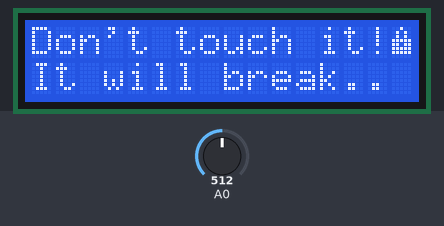
Simulated run of this sketch. Board: Arduino Uno, built with avr-gcc and run on an emulated ATmega328P. Parts: 16×2 character LCD. The inputs (shaded band) are chosen by the test bench; at power-on: A0 = 512.

Above: at 1.2 s.
1.3 s: A0 set to 494
At 2.0 s:
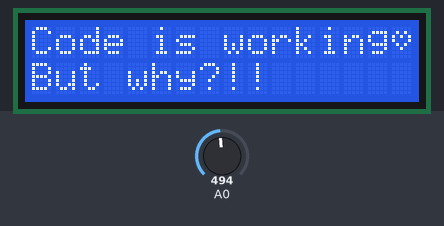
2.9 s: A0 set to 266
4.4 s: A0 set to 242
At 4.8 s:
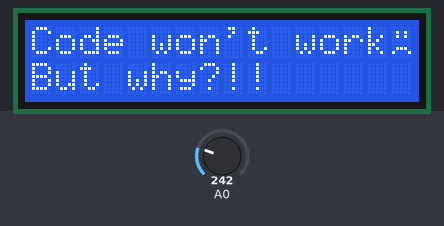
6.0 s: A0 set to 306
At 6.4 s:
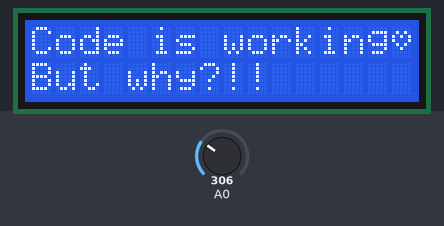
7.5 s: A0 set to 122
At 8.9 s:
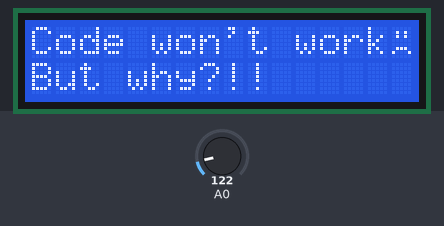
Timing chart, 0 to 10.2 s (numbered marks = the images above; inputs shaded):
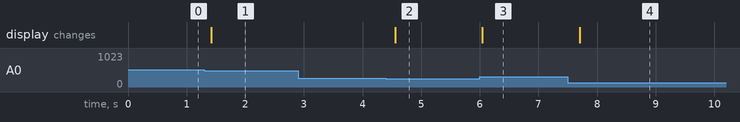

The sketch:

code.ino
```cpp
#include <Wire.h>
#include <hd44780.h>
#include <hd44780ioClass/hd44780_I2Cexp.h>

// Global standartlara uygun olarak nesne ismi 'lcd' olarak belirlendi.
// Object named 'lcd' for global coding standards.
hd44780_I2Cexp lcd;

// TR: Case 0 için Üzgün Surat İkonu :(
// EN: Case 0: Sad Face Icon :(
byte sadFace[8] = {
  B00000,
  B01010,
  B01010,
  B00000,
  B00000,
  B01110,
  B10001,
  B00000
};

// TR: Case 1 için Kalp İkonu <3
// EN: Case 1: Heart Icon <3
byte heartIcon[8] = {
  B00000,
  B01010,
  B10101,
  B10001,
  B01010,
  B00100,
  B00000,
  B00000
};

// TR: Case 2 için Kilit İkonu 🔒
// EN: Case 2: Lock Icon 🔒
byte lockIcon[8] = {
  B00100,
  B01010,
  B01010,
  B11111,
  B11011,
  B11111,
  B11111,
  B00000
};

void setup() {
  // TR: 16 sütun, 2 satırlık LCD ekranı başlat ve arka ışığı aç.
  // EN: Initialize 16x2 LCD and turn on the backlight.
  lcd.begin(16, 2);
  lcd.backlight();

  // TR: Özel karakterleri LCD'nin 0, 1 ve 2 numaralı bellek slotlarına kaydet.
  // EN: Register custom characters to LCD memory slots 0, 1, and 2.
  lcd.createChar(0, sadFace);
  lcd.createChar(1, heartIcon);
  lcd.createChar(2, lockIcon);
}

void loop() {
  // TR: A0 pininden potansiyometre değerini oku (0 - 1023).
  // EN: Read analog value from potentiometer via A0 pin (0 - 1023).
  int analogValue = analogRead(A0);

  // TR: Okunan analog veriyi switch-case için 0 ile 4 arasına indirge.
  // EN: Map the analog raw value into 0-4 range for switch-case logic.
  int stage = map(analogValue, 0, 1023, 0, 4);

  switch (stage)
  {
    case 0:
      lcd.clear();
      lcd.setCursor(0, 0);
      lcd.print("Code won't work"); // TR: 15 karakter metin | EN: 15 char text
      lcd.setCursor(15, 0);         // TR: İkonu 16. sütuna (indis 15) sabitle | EN: Fix icon at 16th column
      lcd.write(byte(0));
      lcd.setCursor(0, 1);
      lcd.print("But why?!!      ");
      delay(150);
      break;

    case 1:
      lcd.clear();
      lcd.setCursor(0, 0);
      lcd.print("Code is working"); // TR: 15 karakter metin | EN: 15 char text
      lcd.setCursor(15, 0);         // TR: İkonu 16. sütuna sabitle | EN: Fix icon at 16th column
      lcd.write(byte(1));
      lcd.setCursor(0, 1);
      lcd.print("But why?!!      ");
      delay(150);
      break;

    case 2:
      lcd.clear();
      lcd.setCursor(0, 0);
      lcd.print("Don't touch it!"); // TR: 15 karakter metin | EN: 15 char text
      lcd.setCursor(15, 0);         // TR: İkonu 16. sütuna sabitle | EN: Fix icon at 16th column
      lcd.write(byte(2));
      lcd.setCursor(0, 1);
      lcd.print("It will break.. ");
      delay(150);
      break;
  }
}
```

Measured:
- the behaviour switches between 512 and 511 on A0 (found by bisection; images 0 and 1)
- the behaviour switches between 256 and 255 on A0 (found by bisection; images 1 and 2)
- after the input at 1.3 s, the display: changes after 0.12 s (image 1)
- after the input at 2.9 s, every drawn part: stays the same
- after the input at 4.4 s, the display: changes after 0.16 s (image 2)
- after the input at 6.0 s, the display: changes at once (image 3)
- after the input at 7.5 s, the display: changes after 0.21 s (image 4)
